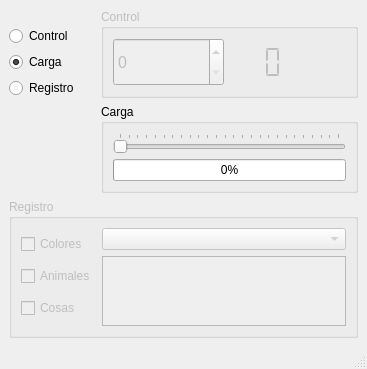
<?xml version="1.0" encoding="UTF-8"?>
<ui version="4.0">
 <class>MainWindow</class>
 <widget class="QMainWindow" name="MainWindow">
  <property name="geometry">
   <rect>
    <x>0</x>
    <y>0</y>
    <width>367</width>
    <height>325</height>
   </rect>
  </property>
  <property name="windowTitle">
   <string>MainWindow</string>
  </property>
  <property name="documentMode">
   <bool>false</bool>
  </property>
  <property name="tabShape">
   <enum>QTabWidget::TabShape::Rounded</enum>
  </property>
  <widget class="QWidget" name="centralwidget">
   <layout class="QGridLayout" name="gridLayout" rowstretch="2,2,2,3,0" columnstretch="1,3">
    <item row="0" column="1" rowspan="2">
     <widget class="QGroupBox" name="gboxControl">
      <property name="enabled">
       <bool>false</bool>
      </property>
      <property name="title">
       <string>Control</string>
      </property>
      <layout class="QHBoxLayout" name="horizontalLayout" stretch="4,2,2">
       <item>
        <widget class="QSpinBox" name="spinNum">
         <property name="sizePolicy">
          <sizepolicy hsizetype="Minimum" vsizetype="Expanding">
           <horstretch>0</horstretch>
           <verstretch>0</verstretch>
          </sizepolicy>
         </property>
         <property name="font">
          <font>
           <pointsize>12</pointsize>
          </font>
         </property>
         <property name="buttonSymbols">
          <enum>QAbstractSpinBox::ButtonSymbols::UpDownArrows</enum>
         </property>
         <property name="specialValueText">
          <string/>
         </property>
         <property name="keyboardTracking">
          <bool>false</bool>
         </property>
        </widget>
       </item>
       <item>
        <widget class="QLCDNumber" name="lcdNum">
         <property name="frameShape">
          <enum>QFrame::Shape::NoFrame</enum>
         </property>
         <property name="frameShadow">
          <enum>QFrame::Shadow::Sunken</enum>
         </property>
         <property name="lineWidth">
          <number>1</number>
         </property>
         <property name="digitCount">
          <number>3</number>
         </property>
         <property name="segmentStyle">
          <enum>QLCDNumber::SegmentStyle::Flat</enum>
         </property>
        </widget>
       </item>
       <item>
        <widget class="QLabel" name="labelNum">
         <property name="font">
          <font>
           <family>Rockwell</family>
           <pointsize>26</pointsize>
           <italic>true</italic>
          </font>
         </property>
         <property name="text">
          <string/>
         </property>
         <property name="textFormat">
          <enum>Qt::TextFormat::PlainText</enum>
         </property>
         <property name="scaledContents">
          <bool>true</bool>
         </property>
         <property name="alignment">
          <set>Qt::AlignmentFlag::AlignCenter</set>
         </property>
        </widget>
       </item>
      </layout>
     </widget>
    </item>
    <item row="4" column="0" colspan="2">
     <widget class="QGroupBox" name="gboxRegistro">
      <property name="enabled">
       <bool>false</bool>
      </property>
      <property name="title">
       <string>Registro</string>
      </property>
      <layout class="QHBoxLayout" name="horizontalLayout_2">
       <item>
        <layout class="QVBoxLayout" name="verticalLayout_2">
         <item>
          <widget class="QCheckBox" name="checkColores">
           <property name="text">
            <string>Colores</string>
           </property>
           <attribute name="buttonGroup">
            <string notr="true">gcheckOpciones</string>
           </attribute>
          </widget>
         </item>
         <item>
          <widget class="QCheckBox" name="checkAnimales">
           <property name="text">
            <string>Animales</string>
           </property>
           <attribute name="buttonGroup">
            <string notr="true">gcheckOpciones</string>
           </attribute>
          </widget>
         </item>
         <item>
          <widget class="QCheckBox" name="checkCosas">
           <property name="text">
            <string>Cosas</string>
           </property>
           <attribute name="buttonGroup">
            <string notr="true">gcheckOpciones</string>
           </attribute>
          </widget>
         </item>
        </layout>
       </item>
       <item>
        <layout class="QVBoxLayout" name="verticalLayout_3">
         <item>
          <widget class="QComboBox" name="cboxOpciones">
           <property name="currentText">
            <string/>
           </property>
           <property name="maxVisibleItems">
            <number>5</number>
           </property>
           <property name="placeholderText">
            <string>Seleccione</string>
           </property>
          </widget>
         </item>
         <item>
          <widget class="QListWidget" name="listHistorial">
           <property name="font">
            <font>
             <pointsize>7</pointsize>
            </font>
           </property>
           <property name="verticalScrollBarPolicy">
            <enum>Qt::ScrollBarPolicy::ScrollBarAsNeeded</enum>
           </property>
           <property name="autoScroll">
            <bool>true</bool>
           </property>
           <property name="autoScrollMargin">
            <number>1</number>
           </property>
           <property name="editTriggers">
            <set>QAbstractItemView::EditTrigger::DoubleClicked|QAbstractItemView::EditTrigger::EditKeyPressed</set>
           </property>
           <property name="tabKeyNavigation">
            <bool>false</bool>
           </property>
           <property name="showDropIndicator" stdset="0">
            <bool>false</bool>
           </property>
           <property name="alternatingRowColors">
            <bool>true</bool>
           </property>
           <property name="selectionBehavior">
            <enum>QAbstractItemView::SelectionBehavior::SelectRows</enum>
           </property>
           <property name="verticalScrollMode">
            <enum>QAbstractItemView::ScrollMode::ScrollPerPixel</enum>
           </property>
          </widget>
         </item>
        </layout>
       </item>
      </layout>
     </widget>
    </item>
    <item row="3" column="1">
     <widget class="QGroupBox" name="gboxCarga">
      <property name="title">
       <string>Carga</string>
      </property>
      <layout class="QVBoxLayout" name="verticalLayout">
       <item>
        <widget class="QSlider" name="sliderCarga">
         <property name="maximum">
          <number>25</number>
         </property>
         <property name="sliderPosition">
          <number>0</number>
         </property>
         <property name="orientation">
          <enum>Qt::Orientation::Horizontal</enum>
         </property>
         <property name="invertedAppearance">
          <bool>false</bool>
         </property>
         <property name="invertedControls">
          <bool>true</bool>
         </property>
         <property name="tickPosition">
          <enum>QSlider::TickPosition::TicksAbove</enum>
         </property>
         <property name="tickInterval">
          <number>1</number>
         </property>
        </widget>
       </item>
       <item>
        <widget class="QProgressBar" name="pbarCarga">
         <property name="value">
          <number>0</number>
         </property>
        </widget>
       </item>
      </layout>
     </widget>
    </item>
    <item row="1" column="0">
     <layout class="QVBoxLayout" name="verticalLayout_4">
      <item>
       <widget class="QRadioButton" name="rbtnControl">
        <property name="text">
         <string>Control</string>
        </property>
        <property name="checked">
         <bool>false</bool>
        </property>
        <attribute name="buttonGroup">
         <string notr="true">grbtnEnabled</string>
        </attribute>
       </widget>
      </item>
      <item>
       <widget class="QRadioButton" name="rbtnCarga">
        <property name="text">
         <string>Carga</string>
        </property>
        <property name="checked">
         <bool>true</bool>
        </property>
        <attribute name="buttonGroup">
         <string notr="true">grbtnEnabled</string>
        </attribute>
       </widget>
      </item>
      <item>
       <widget class="QRadioButton" name="rbtnRegistro">
        <property name="text">
         <string>Registro</string>
        </property>
        <attribute name="buttonGroup">
         <string notr="true">grbtnEnabled</string>
        </attribute>
       </widget>
      </item>
     </layout>
    </item>
   </layout>
  </widget>
  <widget class="QStatusBar" name="statusbar"/>
 </widget>
 <resources/>
 <connections/>
 <buttongroups>
  <buttongroup name="grbtnEnabled"/>
  <buttongroup name="gcheckOpciones">
   <property name="exclusive">
    <bool>false</bool>
   </property>
  </buttongroup>
 </buttongroups>
</ui>
